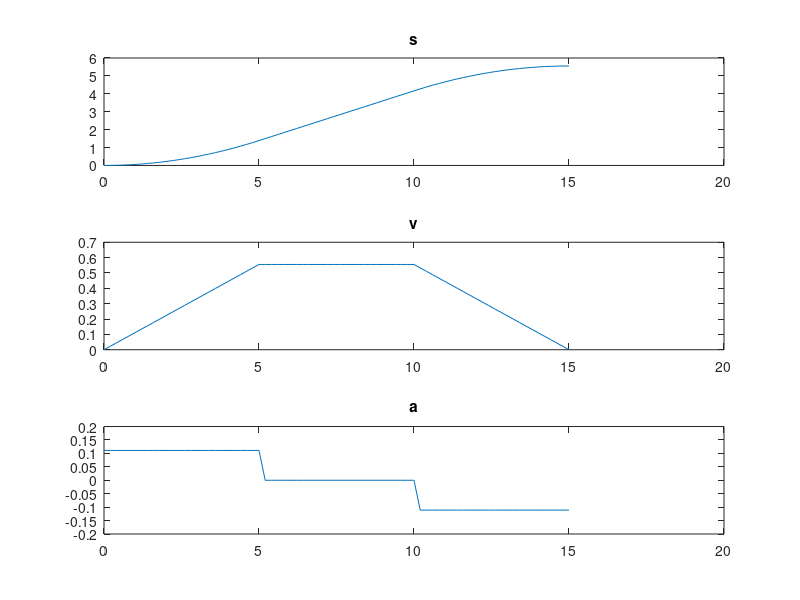
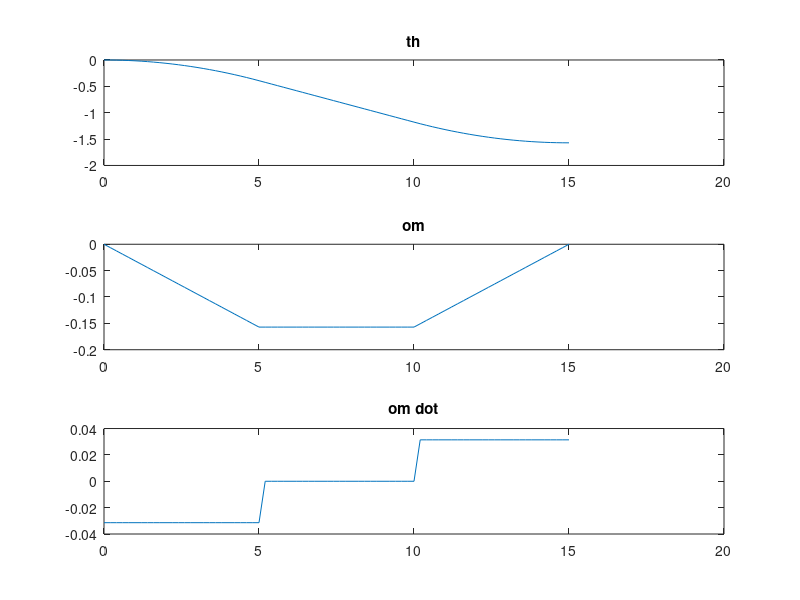
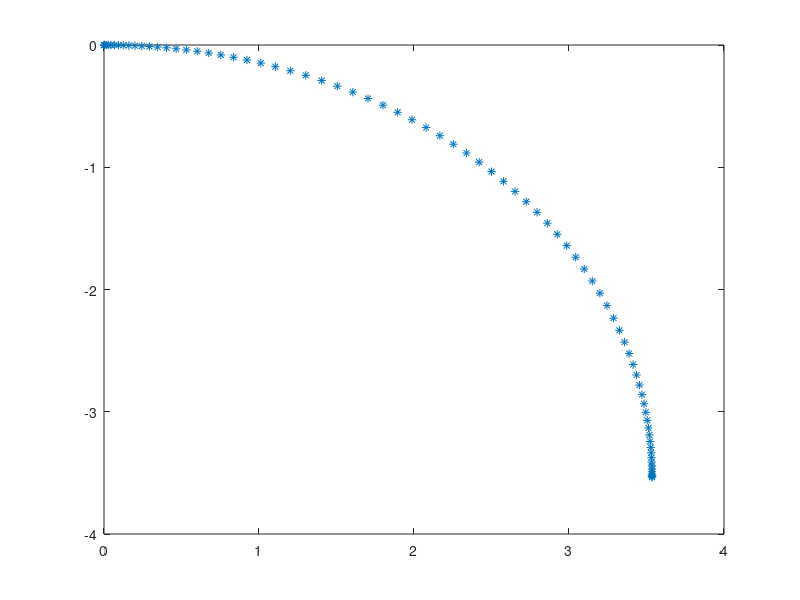

The MATLAB script that drew these images, in order:
close all


        %%%%%%%%%%%%%%%%%%%%%%%%%%%%
        %%%%   ARC TRAJECTORY   %%%%
        %%%%%%%%%%%%%%%%%%%%%%%%%%%%



%%%%%%%%%%%%  DATA  %%%%%%%%%%%%%

dT = 0.2;    %TIME STEP [s]
N = 10;      %N 

t0 = 0;     %START TIME [s]
tc = 5;     %ACCELERATION TIME [s]
tf = 15;    %FINISH TIME [s]

delta_th=-90;%DELTA ORIENTATION [deg]
dis=5;     %SPATIAL DISPLACEMENT [m]
Tsample=0.01;
%%%%%%%%%%%%%%%%%%%%%%%%%%%%%%%%%

t = 0:dT:tf;
s=zeros(1,length(t));
v=s; dv=s;
th =s; om =s; dom = s;

r=(dis/2)/sin(deg2rad(delta_th/2));
% f=r*cos(deg2rad(delta_th/2));
l = r*deg2rad(delta_th);

s0 = 0; 
sf = l; 
vc = (sf-s0)/(tf-tc);

th0 = deg2rad(0);
thf = deg2rad(delta_th);
omc = (thf-th0)/(tf-tc);

for i=1:length(t)
    if t(i)<=tc
        s(i) = s0 + vc/(2*tc)*t(i)^2;
        v(i) = vc/tc*t(i);
        dv(i) = vc/tc;
        
        th(i) = th0 + omc/(2*tc)*t(i)^2;
        om(i) = omc/tc*t(i);
        dom(i) = omc/tc;
    elseif t(i) <= tf-tc
        s(i) = s0 + vc*(t(i)-tc/2);
        v(i) = vc;
        dv(i) = 0;
        
        th(i) = th0 + omc*(t(i)-tc/2);
        om(i) = omc;
        dom(i) = 0;
    else 
        s(i) = sf - vc/(2*tc)*(tf-t(i))^2;
        v(i) = vc/tc*(tf-t(i));
        dv(i) = -vc/tc;
        
        th(i) = thf - omc/(2*tc)*(tf-t(i))^2;
        om(i) = omc/tc*(tf-t(i));
        dom(i) = -omc/tc;
    end
end
% 
figure;
subplot(3,1,1)
plot(t,s)
title('s');
subplot(3,1,2)
plot(t,v)
title('v');
subplot(3,1,3)
plot(t,dv)
title('a');

figure;
subplot(3,1,1)
plot(t,th)
title('th');
subplot(3,1,2)
plot(t,om)
title('om');
subplot(3,1,3)
plot(t,dom)
title('om dot');

th_d = om;
x_d = v.*cos(th);
y_d = v.*sin(th);
p_d = [x_d' y_d'];

x = 0; y = 0;
for i = 2:length(t) 
    x(i) = x(i-1) + v(i-1)*dT*cos(th(i-1));
    y(i) = y(i-1) + v(i-1)*dT*sin(th(i-1));    
end
% 
figure;
plot(x,y,'*')
% axis([0 30 0 30]);

Ttot=tf;

xd=[x;y;th];